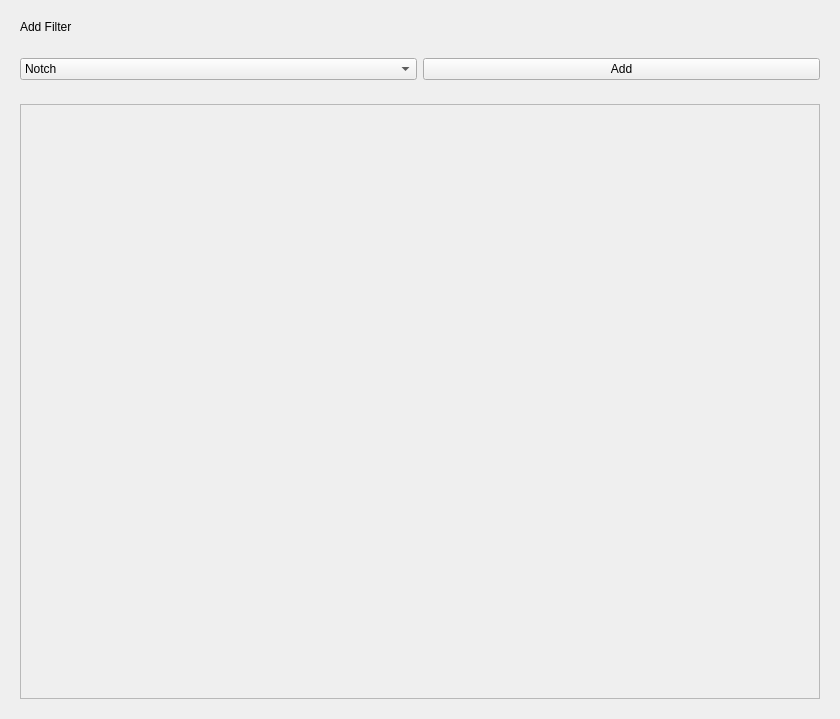
<?xml version="1.0" encoding="UTF-8"?>
<ui version="4.0">
 <class>Form</class>
 <widget class="QWidget" name="Form">
  <property name="geometry">
   <rect>
    <x>0</x>
    <y>0</y>
    <width>840</width>
    <height>719</height>
   </rect>
  </property>
  <property name="windowTitle">
   <string>Form</string>
  </property>
  <layout class="QVBoxLayout" name="verticalLayout">
   <item>
    <widget class="QWidget" name="AddFilterWidget" native="true">
     <layout class="QVBoxLayout" name="verticalLayout_3">
      <item>
       <widget class="QLabel" name="label">
        <property name="text">
         <string>Add Filter</string>
        </property>
       </widget>
      </item>
     </layout>
    </widget>
   </item>
   <item>
    <widget class="QWidget" name="AddActionWidget" native="true">
     <layout class="QHBoxLayout" name="horizontalLayout">
      <item>
       <widget class="QComboBox" name="filterSelectionCombobox">
        <item>
         <property name="text">
          <string>Notch</string>
         </property>
        </item>
        <item>
         <property name="text">
          <string>ButterWorthBandPass</string>
         </property>
        </item>
        <item>
         <property name="text">
          <string>ButterWorthHighPass</string>
         </property>
        </item>
        <item>
         <property name="text">
          <string>ButterWorthLowPass</string>
         </property>
        </item>
       </widget>
      </item>
      <item>
       <widget class="QPushButton" name="addFilterBtn">
        <property name="text">
         <string>Add</string>
        </property>
       </widget>
      </item>
     </layout>
    </widget>
   </item>
   <item>
    <widget class="QWidget" name="FilterScrollAreaWidget" native="true">
     <layout class="QVBoxLayout" name="verticalLayout_2">
      <item>
       <widget class="QScrollArea" name="scrollArea">
        <property name="widgetResizable">
         <bool>true</bool>
        </property>
        <widget class="QWidget" name="FilterScrollAreaWidgetContents">
         <property name="geometry">
          <rect>
           <x>0</x>
           <y>0</y>
           <width>802</width>
           <height>597</height>
          </rect>
         </property>
         <layout class="QVBoxLayout" name="verticalLayout_4"/>
        </widget>
       </widget>
      </item>
     </layout>
    </widget>
   </item>
  </layout>
 </widget>
 <resources/>
 <connections/>
</ui>
